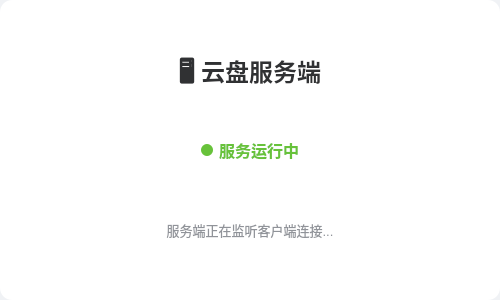
<?xml version="1.0" encoding="UTF-8"?>
<ui version="4.0">
 <class>TcpServer</class>
 <widget class="QWidget" name="TcpServer">
  <property name="geometry">
   <rect>
    <x>0</x>
    <y>0</y>
    <width>500</width>
    <height>300</height>
   </rect>
  </property>
  <property name="minimumSize">
   <size>
    <width>500</width>
    <height>300</height>
   </size>
  </property>
  <property name="windowTitle">
   <string>云盘服务端</string>
  </property>
  <property name="styleSheet">
   <string notr="true">#TcpServer {
    background-color: #f0f2f5;
}</string>
  </property>
  <layout class="QVBoxLayout" name="mainLayout">
   <property name="leftMargin">
    <number>0</number>
   </property>
   <property name="topMargin">
    <number>0</number>
   </property>
   <property name="rightMargin">
    <number>0</number>
   </property>
   <property name="bottomMargin">
    <number>0</number>
   </property>
   <item>
    <widget class="QWidget" name="cardWidget">
     <property name="styleSheet">
      <string notr="true">#cardWidget {
    background-color: #ffffff;
    border-radius: 12px;
}</string>
     </property>
     <layout class="QVBoxLayout" name="cardLayout">
      <property name="leftMargin">
       <number>40</number>
      </property>
      <property name="topMargin">
       <number>40</number>
      </property>
      <property name="rightMargin">
       <number>40</number>
      </property>
      <property name="bottomMargin">
       <number>40</number>
      </property>
      <item>
       <widget class="QLabel" name="titleLabel">
        <property name="text">
         <string>🖥️ 云盘服务端</string>
        </property>
        <property name="alignment">
         <set>Qt::AlignCenter</set>
        </property>
        <property name="styleSheet">
         <string notr="true">font-size: 24px; font-weight: bold; color: #303133; background: transparent;</string>
        </property>
       </widget>
      </item>
      <item>
       <layout class="QHBoxLayout" name="statusLayout">
        <item>
         <spacer name="hSpacerLeft">
          <property name="orientation">
           <enum>Qt::Orientation::Horizontal</enum>
          </property>
          <property name="sizeHint" stdset="0">
           <size>
            <width>40</width>
            <height>20</height>
           </size>
          </property>
         </spacer>
        </item>
        <item>
         <widget class="QLabel" name="statusDot">
          <property name="minimumSize">
           <size>
            <width>12</width>
            <height>12</height>
           </size>
          </property>
          <property name="maximumSize">
           <size>
            <width>12</width>
            <height>12</height>
           </size>
          </property>
          <property name="styleSheet">
           <string notr="true">background-color: #67c23a; border-radius: 6px;</string>
          </property>
          <property name="text">
           <string/>
          </property>
         </widget>
        </item>
        <item>
         <widget class="QLabel" name="statusLabel">
          <property name="text">
           <string>服务运行中</string>
          </property>
          <property name="styleSheet">
           <string notr="true">font-size: 16px; color: #67c23a; font-weight: bold; background: transparent;</string>
          </property>
         </widget>
        </item>
        <item>
         <spacer name="hSpacerRight">
          <property name="orientation">
           <enum>Qt::Orientation::Horizontal</enum>
          </property>
          <property name="sizeHint" stdset="0">
           <size>
            <width>40</width>
            <height>20</height>
           </size>
          </property>
         </spacer>
        </item>
       </layout>
      </item>
      <item>
       <widget class="QLabel" name="hintLabel">
        <property name="text">
         <string>服务端正在监听客户端连接...</string>
        </property>
        <property name="alignment">
         <set>Qt::AlignCenter</set>
        </property>
        <property name="styleSheet">
         <string notr="true">font-size: 13px; color: #909399; margin-top: 8px; background: transparent;</string>
        </property>
       </widget>
      </item>
     </layout>
    </widget>
   </item>
  </layout>
 </widget>
 <resources/>
 <connections/>
</ui>
